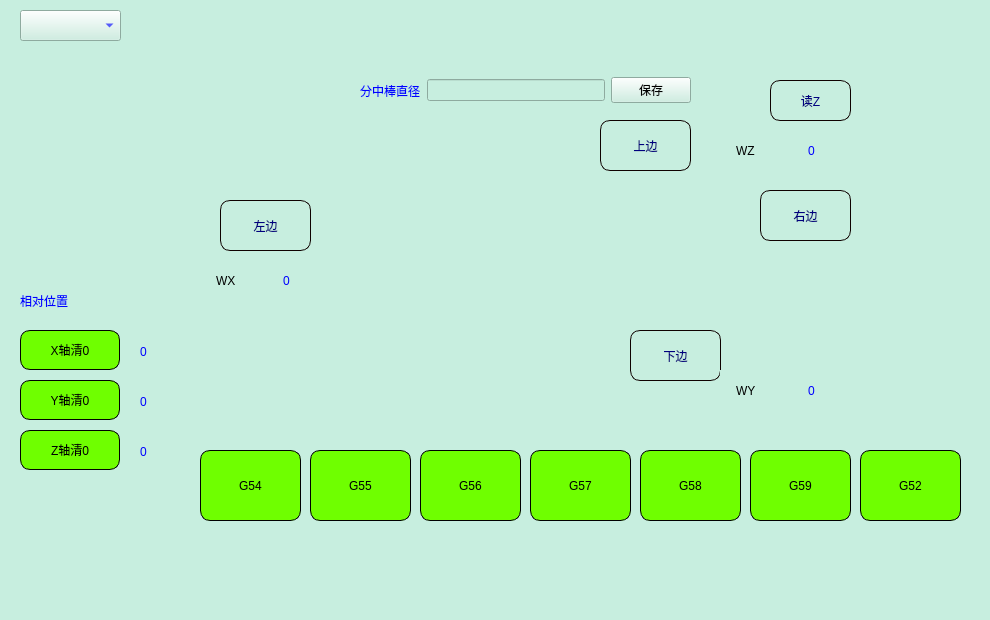
               <widget class="QWidget" name="page_3">
                <property name="styleSheet">
                 <string notr="true">background-color: rgb(199, 238, 223);</string>
                </property>
                <widget class="QWidget" name="widget_20" native="true">
                 <property name="geometry">
                  <rect>
                   <x>20</x>
                   <y>-30</y>
                   <width>961</width>
                   <height>611</height>
                  </rect>
                 </property>
                 <property name="styleSheet">
                  <string notr="true">
QWidget#widget_20{
image: url(:/1/1.png);
}

</string>
                 </property>
                 <widget class="QPushButton" name="pushButton_wy2">
                  <property name="geometry">
                   <rect>
                    <x>580</x>
                    <y>150</y>
                    <width>91</width>
                    <height>51</height>
                   </rect>
                  </property>
                  <property name="styleSheet">
                   <string notr="true">QPushButton {
	font: 75 12pt &quot;Bahnschrift&quot;;
	color: rgb(0, 0, 127);
	background-image: url(:/1/p.png);
font: 75 12pt &quot;Arial&quot;;

        border-radius: 10px; /* 全部角的圆角半径 */
        border: 1px solid #0F0100; /* 边框颜色和宽度 */
        
        padding: 5px; /* 内边距 */
}
QPushButton:pressed {
    border: 1px solid #003366;
    background-image: url(:/1/dd.png);
}</string>
                  </property>
                  <property name="text">
                   <string>上边</string>
                  </property>
                 </widget>
                 <widget class="QPushButton" name="pushButton_wx2">
                  <property name="geometry">
                   <rect>
                    <x>740</x>
                    <y>220</y>
                    <width>91</width>
                    <height>51</height>
                   </rect>
                  </property>
                  <property name="styleSheet">
                   <string notr="true">QPushButton {
	font: 75 12pt &quot;Bahnschrift&quot;;
	color: rgb(0, 0, 127);
	background-image: url(:/1/p.png);
font: 75 12pt &quot;Arial&quot;;

        border-radius: 10px; /* 全部角的圆角半径 */
        border: 1px solid #0F0100; /* 边框颜色和宽度 */
        
        padding: 5px; /* 内边距 */
}
QPushButton:pressed {
    border: 1px solid #003366;
    background-image: url(:/1/dd.png);
}</string>
                  </property>
                  <property name="text">
                   <string>右边</string>
                  </property>
                 </widget>
                 <widget class="QPushButton" name="pushButton_wy1">
                  <property name="geometry">
                   <rect>
                    <x>610</x>
                    <y>360</y>
                    <width>91</width>
                    <height>51</height>
                   </rect>
                  </property>
                  <property name="styleSheet">
                   <string notr="true">QPushButton {
	font: 75 12pt &quot;Bahnschrift&quot;;
	color: rgb(0, 0, 127);
	background-image: url(:/1/p.png);
font: 75 12pt &quot;Arial&quot;;

        border-radius: 10px; /* 全部角的圆角半径 */
        border: 1px solid #0F0100; /* 边框颜色和宽度 */
        
        padding: 5px; /* 内边距 */
}
QPushButton:pressed {
    border: 1px solid #003366;
    background-image: url(:/1/dd.png);
}</string>
                  </property>
                  <property name="text">
                   <string>下边</string>
                  </property>
                 </widget>
                 <widget class="QPushButton" name="pushButton_wx1">
                  <property name="geometry">
                   <rect>
                    <x>200</x>
                    <y>230</y>
                    <width>91</width>
                    <height>51</height>
                   </rect>
                  </property>
                  <property name="styleSheet">
                   <string notr="true">QPushButton {
	font: 75 12pt &quot;Bahnschrift&quot;;
	color: rgb(0, 0, 127);
	background-image: url(:/1/p.png);
font: 75 12pt &quot;Arial&quot;;

        border-radius: 10px; /* 全部角的圆角半径 */
        border: 1px solid #0F0100; /* 边框颜色和宽度 */
        
        padding: 5px; /* 内边距 */
}
QPushButton:pressed {
    border: 1px solid #003366;
    background-image: url(:/1/dd.png);
}</string>
                  </property>
                  <property name="text">
                   <string>左边</string>
                  </property>
                 </widget>
                 <widget class="QWidget" name="widget_25" native="true">
                  <property name="geometry">
                   <rect>
                    <x>180</x>
                    <y>290</y>
                    <width>111</width>
                    <height>41</height>
                   </rect>
                  </property>
                  <property name="styleSheet">
                   <string notr="true">background-image: url(:/1/p.png);</string>
                  </property>
                  <layout class="QHBoxLayout" name="horizontalLayout_33">
                   <property name="leftMargin">
                    <number>16</number>
                   </property>
                   <item>
                    <widget class="QLabel" name="label_38">
                     <property name="maximumSize">
                      <size>
                       <width>40</width>
                       <height>16777215</height>
                      </size>
                     </property>
                     <property name="styleSheet">
                      <string notr="true">font: 87 14pt &quot;Arial&quot;;</string>
                     </property>
                     <property name="text">
                      <string>WX</string>
                     </property>
                    </widget>
                   </item>
                   <item>
                    <widget class="QLabel" name="label_39">
                     <property name="maximumSize">
                      <size>
                       <width>16777215</width>
                       <height>16777215</height>
                      </size>
                     </property>
                     <property name="styleSheet">
                      <string notr="true">color: rgb(0, 0, 255);
font: 75 italic 11pt &quot;Arial&quot;;</string>
                     </property>
                     <property name="text">
                      <string>0</string>
                     </property>
                     <property name="alignment">
                      <set>Qt::AlignCenter</set>
                     </property>
                    </widget>
                   </item>
                  </layout>
                 </widget>
                 <widget class="QWidget" name="widget_26" native="true">
                  <property name="geometry">
                   <rect>
                    <x>700</x>
                    <y>400</y>
                    <width>121</width>
                    <height>41</height>
                   </rect>
                  </property>
                  <property name="styleSheet">
                   <string notr="true">background-image: url(:/1/p.png);</string>
                  </property>
                  <layout class="QHBoxLayout" name="horizontalLayout_34">
                   <property name="leftMargin">
                    <number>16</number>
                   </property>
                   <item>
                    <widget class="QLabel" name="label_40">
                     <property name="maximumSize">
                      <size>
                       <width>40</width>
                       <height>16777215</height>
                      </size>
                     </property>
                     <property name="styleSheet">
                      <string notr="true">font: 87 14pt &quot;Arial&quot;;</string>
                     </property>
                     <property name="text">
                      <string>WY</string>
                     </property>
                    </widget>
                   </item>
                   <item>
                    <widget class="QLabel" name="label_41">
                     <property name="maximumSize">
                      <size>
                       <width>16777215</width>
                       <height>16777215</height>
                      </size>
                     </property>
                     <property name="styleSheet">
                      <string notr="true">color: rgb(0, 0, 255);
font: 75 italic 11pt &quot;Arial&quot;;</string>
                     </property>
                     <property name="text">
                      <string>0</string>
                     </property>
                     <property name="alignment">
                      <set>Qt::AlignCenter</set>
                     </property>
                    </widget>
                   </item>
                  </layout>
                 </widget>
                 <widget class="QWidget" name="widget_27" native="true">
                  <property name="geometry">
                   <rect>
                    <x>700</x>
                    <y>160</y>
                    <width>121</width>
                    <height>41</height>
                   </rect>
                  </property>
                  <property name="styleSheet">
                   <string notr="true">background-image: url(:/1/p.png);</string>
                  </property>
                  <layout class="QHBoxLayout" name="horizontalLayout_35">
                   <property name="leftMargin">
                    <number>16</number>
                   </property>
                   <item>
                    <widget class="QLabel" name="label_42">
                     <property name="maximumSize">
                      <size>
                       <width>40</width>
                       <height>16777215</height>
                      </size>
                     </property>
                     <property name="styleSheet">
                      <string notr="true">font: 87 14pt &quot;Arial&quot;;</string>
                     </property>
                     <property name="text">
                      <string>WZ</string>
                     </property>
                    </widget>
                   </item>
                   <item>
                    <widget class="QLabel" name="label_43">
                     <property name="maximumSize">
                      <size>
                       <width>123770</width>
                       <height>16777215</height>
                      </size>
                     </property>
                     <property name="styleSheet">
                      <string notr="true">color: rgb(0, 0, 255);
font: 75 italic 11pt &quot;Arial&quot;;</string>
                     </property>
                     <property name="text">
                      <string>0</string>
                     </property>
                     <property name="alignment">
                      <set>Qt::AlignCenter</set>
                     </property>
                    </widget>
                   </item>
                  </layout>
                 </widget>
                 <widget class="QPushButton" name="pushButton_39">
                  <property name="geometry">
                   <rect>
                    <x>750</x>
                    <y>110</y>
                    <width>81</width>
                    <height>41</height>
                   </rect>
                  </property>
                  <property name="styleSheet">
                   <string notr="true">QPushButton {
	font: 75 12pt &quot;Bahnschrift&quot;;
	color: rgb(0, 0, 127);
	background-image: url(:/1/p.png);
font: 75 12pt &quot;Arial&quot;;

        border-radius: 10px; /* 全部角的圆角半径 */
        border: 1px solid #0F0100; /* 边框颜色和宽度 */
        
        padding: 5px; /* 内边距 */
}
QPushButton:pressed {
    border: 1px solid #003366;
    background-image: url(:/1/dd.png);
}</string>
                  </property>
                  <property name="text">
                   <string>读Z</string>
                  </property>
                 </widget>
                 <widget class="QWidget" name="layoutWidget">
                  <property name="geometry">
                   <rect>
                    <x>340</x>
                    <y>100</y>
                    <width>331</width>
                    <height>41</height>
                   </rect>
                  </property>
                  <layout class="QHBoxLayout" name="horizontalLayout_29">
                   <item>
                    <widget class="QLabel" name="label_2">
                     <property name="styleSheet">
                      <string notr="true">color: rgb(0, 0, 255);
font: 117 19pt &quot;Arial&quot;;</string>
                     </property>
                     <property name="text">
                      <string>分中棒直径</string>
                     </property>
                    </widget>
                   </item>
                   <item>
                    <widget class="QLineEdit" name="lineEdit"/>
                   </item>
                   <item>
                    <widget class="QPushButton" name="pushButton_15">
                     <property name="text">
                      <string>保存</string>
                     </property>
                    </widget>
                   </item>
                  </layout>
                 </widget>
                 <widget class="QLabel" name="label_34">
                  <property name="geometry">
                   <rect>
                    <x>120</x>
                    <y>420</y>
                    <width>90</width>
                    <height>24</height>
                   </rect>
                  </property>
                  <property name="minimumSize">
                   <size>
                    <width>90</width>
                    <height>0</height>
                   </size>
                  </property>
                  <property name="maximumSize">
                   <size>
                    <width>70</width>
                    <height>16777215</height>
                   </size>
                  </property>
                  <property name="styleSheet">
                   <string notr="true">color: rgb(0, 0, 255);
font: 75 italic 15pt &quot;Arial&quot;;</string>
                  </property>
                  <property name="text">
                   <string>0</string>
                  </property>
                 </widget>
                 <widget class="QPushButton" name="pushButton_53">
                  <property name="geometry">
                   <rect>
                    <x>0</x>
                    <y>410</y>
                    <width>100</width>
                    <height>40</height>
                   </rect>
                  </property>
                  <property name="sizePolicy">
                   <sizepolicy hsizetype="Minimum" vsizetype="Fixed">
                    <horstretch>0</horstretch>
                    <verstretch>0</verstretch>
                   </sizepolicy>
                  </property>
                  <property name="minimumSize">
                   <size>
                    <width>100</width>
                    <height>0</height>
                   </size>
                  </property>
                  <property name="maximumSize">
                   <size>
                    <width>188</width>
                    <height>40</height>
                   </size>
                  </property>
                  <property name="autoFillBackground">
                   <bool>false</bool>
                  </property>
                  <property name="styleSheet">
                   <string notr="true">QPushButton{
font: 75 15pt &quot;Arial&quot;;
background-color: rgb(111, 255, 0);
        border-radius: 10px; /* 全部角的圆角半径 */
        border: 1px solid #000000; /* 边框颜色和宽度 */
        padding: 5px; /* 内边距 */
}

QPushButton:pressed {
    border: 1px solid #003366;
    background-color: qlineargradient(x1: 0, y1: 0, x2: 0, y2: 1,
                                      stop: 0 #0099FF, stop: 1 #003366);
}</string>
                  </property>
                  <property name="text">
                   <string>Y轴清0</string>
                  </property>
                 </widget>
                 <widget class="QLabel" name="label_35">
                  <property name="geometry">
                   <rect>
                    <x>120</x>
                    <y>470</y>
                    <width>90</width>
                    <height>24</height>
                   </rect>
                  </property>
                  <property name="minimumSize">
                   <size>
                    <width>90</width>
                    <height>0</height>
                   </size>
                  </property>
                  <property name="maximumSize">
                   <size>
                    <width>70</width>
                    <height>16777215</height>
                   </size>
                  </property>
                  <property name="styleSheet">
                   <string notr="true">color: rgb(0, 0, 255);
font: 75 italic 15pt &quot;Arial&quot;;</string>
                  </property>
                  <property name="text">
                   <string>0</string>
                  </property>
                 </widget>
                 <widget class="QPushButton" name="pushButton_54">
                  <property name="geometry">
                   <rect>
                    <x>0</x>
                    <y>460</y>
                    <width>100</width>
                    <height>40</height>
                   </rect>
                  </property>
                  <property name="sizePolicy">
                   <sizepolicy hsizetype="Minimum" vsizetype="Fixed">
                    <horstretch>0</horstretch>
                    <verstretch>0</verstretch>
                   </sizepolicy>
                  </property>
                  <property name="minimumSize">
                   <size>
                    <width>100</width>
                    <height>0</height>
                   </size>
                  </property>
                  <property name="maximumSize">
                   <size>
                    <width>188</width>
                    <height>40</height>
                   </size>
                  </property>
                  <property name="autoFillBackground">
                   <bool>false</bool>
                  </property>
                  <property name="styleSheet">
                   <string notr="true">QPushButton{
font: 75 15pt &quot;Arial&quot;;
background-color: rgb(111, 255, 0);
        border-radius: 10px; /* 全部角的圆角半径 */
        border: 1px solid #000000; /* 边框颜色和宽度 */
        padding: 5px; /* 内边距 */
}

QPushButton:pressed {
    border: 1px solid #003366;
    background-color: qlineargradient(x1: 0, y1: 0, x2: 0, y2: 1,
                                      stop: 0 #0099FF, stop: 1 #003366);
}</string>
                  </property>
                  <property name="text">
                   <string>Z轴清0</string>
                  </property>
                 </widget>
                 <widget class="QLabel" name="label_9">
                  <property name="geometry">
                   <rect>
                    <x>0</x>
                    <y>310</y>
                    <width>131</width>
                    <height>41</height>
                   </rect>
                  </property>
                  <property name="styleSheet">
                   <string notr="true">color: rgb(0, 0, 255);
font: 117 19pt &quot;Arial&quot;;</string>
                  </property>
                  <property name="text">
                   <string>相对位置</string>
                  </property>
                 </widget>
                 <widget class="QPushButton" name="pushButton_19">
                  <property name="geometry">
                   <rect>
                    <x>180</x>
                    <y>480</y>
                    <width>101</width>
                    <height>71</height>
                   </rect>
                  </property>
                  <property name="styleSheet">
                   <string notr="true">QPushButton{
font: 75 15pt &quot;Arial&quot;;
background-color: rgb(111, 255, 0);
        border-radius: 10px; /* 全部角的圆角半径 */
        border: 1px solid #000000; /* 边框颜色和宽度 */
        padding: 5px; /* 内边距 */
}

QPushButton:pressed {
    border: 1px solid #003366;
    background-color: qlineargradient(x1: 0, y1: 0, x2: 0, y2: 1,
                                      stop: 0 #0099FF, stop: 1 #003366);
}</string>
                  </property>
                  <property name="text">
                   <string>G54</string>
                  </property>
                 </widget>
                 <widget class="QPushButton" name="pushButton_56">
                  <property name="geometry">
                   <rect>
                    <x>620</x>
                    <y>480</y>
                    <width>101</width>
                    <height>71</height>
                   </rect>
                  </property>
                  <property name="styleSheet">
                   <string notr="true">QPushButton{
font: 75 15pt &quot;Arial&quot;;
background-color: rgb(111, 255, 0);
        border-radius: 10px; /* 全部角的圆角半径 */
        border: 1px solid #000000; /* 边框颜色和宽度 */
        padding: 5px; /* 内边距 */
}

QPushButton:pressed {
    border: 1px solid #003366;
    background-color: qlineargradient(x1: 0, y1: 0, x2: 0, y2: 1,
                                      stop: 0 #0099FF, stop: 1 #003366);
}</string>
                  </property>
                  <property name="text">
                   <string>G58</string>
                  </property>
                 </widget>
                 <widget class="QPushButton" name="pushButton_42">
                  <property name="geometry">
                   <rect>
                    <x>290</x>
                    <y>480</y>
                    <width>101</width>
                    <height>71</height>
                   </rect>
                  </property>
                  <property name="styleSheet">
                   <string notr="true">QPushButton{
font: 75 15pt &quot;Arial&quot;;
background-color: rgb(111, 255, 0);
        border-radius: 10px; /* 全部角的圆角半径 */
        border: 1px solid #000000; /* 边框颜色和宽度 */
        padding: 5px; /* 内边距 */
}

QPushButton:pressed {
    border: 1px solid #003366;
    background-color: qlineargradient(x1: 0, y1: 0, x2: 0, y2: 1,
                                      stop: 0 #0099FF, stop: 1 #003366);
}</string>
                  </property>
                  <property name="text">
                   <string>G55</string>
                  </property>
                 </widget>
                 <widget class="QPushButton" name="pushButton_43">
                  <property name="geometry">
                   <rect>
                    <x>400</x>
                    <y>480</y>
                    <width>101</width>
                    <height>71</height>
                   </rect>
                  </property>
                  <property name="styleSheet">
                   <string notr="true">QPushButton{
font: 75 15pt &quot;Arial&quot;;
background-color: rgb(111, 255, 0);
        border-radius: 10px; /* 全部角的圆角半径 */
        border: 1px solid #000000; /* 边框颜色和宽度 */
        padding: 5px; /* 内边距 */
}

QPushButton:pressed {
    border: 1px solid #003366;
    background-color: qlineargradient(x1: 0, y1: 0, x2: 0, y2: 1,
                                      stop: 0 #0099FF, stop: 1 #003366);
}</string>
                  </property>
                  <property name="text">
                   <string>G56</string>
                  </property>
                 </widget>
                 <widget class="QPushButton" name="pushButton_57">
                  <property name="geometry">
                   <rect>
                    <x>730</x>
                    <y>480</y>
                    <width>101</width>
                    <height>71</height>
                   </rect>
                  </property>
                  <property name="styleSheet">
                   <string notr="true">QPushButton{
font: 75 15pt &quot;Arial&quot;;
background-color: rgb(111, 255, 0);
        border-radius: 10px; /* 全部角的圆角半径 */
        border: 1px solid #000000; /* 边框颜色和宽度 */
        padding: 5px; /* 内边距 */
}

QPushButton:pressed {
    border: 1px solid #003366;
    background-color: qlineargradient(x1: 0, y1: 0, x2: 0, y2: 1,
                                      stop: 0 #0099FF, stop: 1 #003366);
}</string>
                  </property>
                  <property name="text">
                   <string>G59</string>
                  </property>
                 </widget>
                 <widget class="QPushButton" name="pushButton_55">
                  <property name="geometry">
                   <rect>
                    <x>510</x>
                    <y>480</y>
                    <width>101</width>
                    <height>71</height>
                   </rect>
                  </property>
                  <property name="styleSheet">
                   <string notr="true">QPushButton{
font: 75 15pt &quot;Arial&quot;;
background-color: rgb(111, 255, 0);
        border-radius: 10px; /* 全部角的圆角半径 */
        border: 1px solid #000000; /* 边框颜色和宽度 */
        padding: 5px; /* 内边距 */
}

QPushButton:pressed {
    border: 1px solid #003366;
    background-color: qlineargradient(x1: 0, y1: 0, x2: 0, y2: 1,
                                      stop: 0 #0099FF, stop: 1 #003366);
}</string>
                  </property>
                  <property name="text">
                   <string>G57</string>
                  </property>
                 </widget>
                 <widget class="QPushButton" name="pushButton_58">
                  <property name="geometry">
                   <rect>
                    <x>840</x>
                    <y>480</y>
                    <width>101</width>
                    <height>71</height>
                   </rect>
                  </property>
                  <property name="styleSheet">
                   <string notr="true">QPushButton{
font: 75 15pt &quot;Arial&quot;;
background-color: rgb(111, 255, 0);
        border-radius: 10px; /* 全部角的圆角半径 */
        border: 1px solid #000000; /* 边框颜色和宽度 */
        padding: 5px; /* 内边距 */
}

QPushButton:pressed {
    border: 1px solid #003366;
    background-color: qlineargradient(x1: 0, y1: 0, x2: 0, y2: 1,
                                      stop: 0 #0099FF, stop: 1 #003366);
}</string>
                  </property>
                  <property name="text">
                   <string>G52</string>
                  </property>
                 </widget>
                </widget>
                <widget class="QComboBox" name="comboBox_2">
                 <property name="geometry">
                  <rect>
                   <x>20</x>
                   <y>10</y>
                   <width>101</width>
                   <height>31</height>
                  </rect>
                 </property>
                 <property name="styleSheet">
                  <string notr="true">color: rgb(0, 0, 255);
font: 117 19pt &quot;Arial&quot;;</string>
                 </property>
                </widget>
                <widget class="QPushButton" name="pushButton_52">
                 <property name="geometry">
                  <rect>
                   <x>20</x>
                   <y>330</y>
                   <width>100</width>
                   <height>40</height>
                  </rect>
                 </property>
                 <property name="sizePolicy">
                  <sizepolicy hsizetype="Minimum" vsizetype="Fixed">
                   <horstretch>0</horstretch>
                   <verstretch>0</verstretch>
                  </sizepolicy>
                 </property>
                 <property name="minimumSize">
                  <size>
                   <width>100</width>
                   <height>0</height>
                  </size>
                 </property>
                 <property name="maximumSize">
                  <size>
                   <width>188</width>
                   <height>40</height>
                  </size>
                 </property>
                 <property name="autoFillBackground">
                  <bool>false</bool>
                 </property>
                 <property name="styleSheet">
                  <string notr="true">QPushButton{
font: 75 15pt &quot;Arial&quot;;
background-color: rgb(111, 255, 0);
        border-radius: 10px; /* 全部角的圆角半径 */
        border: 1px solid #000000; /* 边框颜色和宽度 */
        padding: 5px; /* 内边距 */
}

QPushButton:pressed {
    border: 1px solid #003366;
    background-color: qlineargradient(x1: 0, y1: 0, x2: 0, y2: 1,
                                      stop: 0 #0099FF, stop: 1 #003366);
}</string>
                 </property>
                 <property name="text">
                  <string>X轴清0</string>
                 </property>
                </widget>
                <widget class="QLabel" name="label_33">
                 <property name="geometry">
                  <rect>
                   <x>140</x>
                   <y>340</y>
                   <width>90</width>
                   <height>24</height>
                  </rect>
                 </property>
                 <property name="minimumSize">
                  <size>
                   <width>90</width>
                   <height>0</height>
                  </size>
                 </property>
                 <property name="maximumSize">
                  <size>
                   <width>70</width>
                   <height>16777215</height>
                  </size>
                 </property>
                 <property name="styleSheet">
                  <string notr="true">color: rgb(0, 0, 255);
font: 75 italic 15pt &quot;Arial&quot;;</string>
                 </property>
                 <property name="text">
                  <string>0</string>
                 </property>
                </widget>
               </widget>
